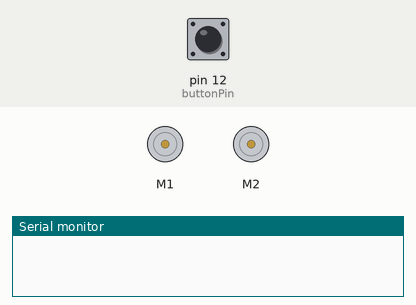
Bench run of a sketch on a simulated Arduino Uno, built with avr-gcc and run on an emulated ATmega328P. On the bench: 2 × DC motor (green arrow = forward, orange = backward, longer = faster), the last lines printed to the serial monitor. Inputs (shaded band) come from the test bench; at power-on: pin 12 (buttonPin) HIGH.

Above: at 1.2 s.
1.3 s: pin 12 (buttonPin) pulled LOW for 0.15 s
At 3.29 s:
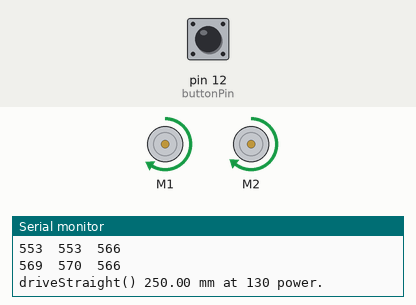
4.3 s: pin 12 (buttonPin) pulled LOW for 1 s
At 6.68 s:
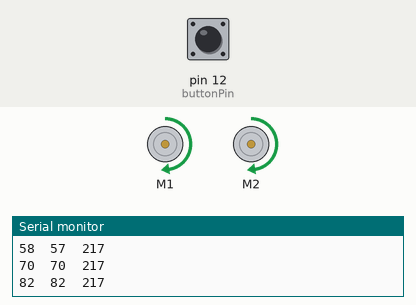
7.6 s: pin 12 (buttonPin) pulled LOW for 3.2 s
Timing chart, 0 to 15.0 s (numbered marks = the images above; inputs shaded):
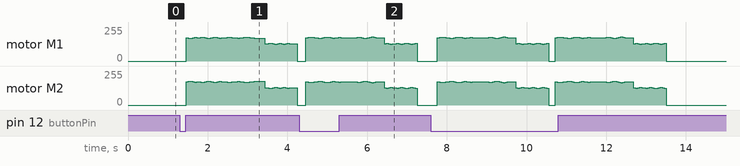

The sketch:

Project_1a_DriveStraight90cm.ino
```cpp
  /// Project 1a Drive 90cm
   /// Group: Steve, Jon, Matt


   /// Original Source taken from the following example in the Redbot library
   /// and modified by the project team

    /***********************************************************************
     * Exp7_3_DriveStraight -- RedBot Experiment 7.3
     *
     * Knowing where your robot is can be very important. The RedBot supports
     * the use of an encoder to track the number of revolutions each wheels has
     * made, so you can tell not only how far each wheel has traveled but how
     * fast the wheels are turning.
     *
     * This sketch was written by SparkFun Electronics, with lots of help from
     * the Arduino community. This code is completely free for any use.
     *
     * 8 Oct 2013 M. Hord
     * Revised, 31 Oct 2014 B. Huang
     ***********************************************************************/

     /**************
      * Project 1:
      * 1. Optimal parameters for good run found to be targetcount = targetcount - 38, speed 160 (for now), offset 4
      * 2. Optimal parameters for run 1 hold steady for speed of 180
      * 3. Parameters for 1 do not hold for speed of 190, increasing offset to 6 - worked well but trying 5 for better results.
      * Ended up performing worse than previously. Boosting to 6.5. Boosted to 7 and reduced targetcount to targetcount -= 32
      * Then to 29 , offset to 6.5
      * 4. Decided to add in the second slow speed portion. Reducing speed of fast phase to 180, offset reduced to 4.5, slow speed is 120.
      * TargetCount back to original status. Result: robot overshot by large margin. It might be the countsperrev is incorrect.
      * Changing to 188 instead of 192. 188 still overshot, changing to 184. Still overshot by a couple of centimeters. Reducing to 180.
      * Still overshot a tiny fraction. Reducing to 179. Just barely missed it.increasing to 179.5. THis seemed to work perfectly
      * Don't know why I needed to reduce the counter per rev. It should have been 192 but it overshoots beyond 90 cm. Maybe hall
      * effect sensor are not as well placed as originally though.
      *
      * Current  setup: CountsPerRev 179.5, slowing distance = 550, stop distance = 350, initial speed 180, slowing speed 120, target count
      * untouched, offset = 4.5
      *
      * 5. Slowing distance to 650, stop to 250, slowing speed to 130. Bumping up counts per rev 180.
      * Time: 3.832 seconds  Distance from 90 cm: almost dead center (mm difference)
      * Time: 3.494      Distance from 90: multiple centimeter awa
      * TIme: 3.384 seconds   Distance: a centimeter
      * TIme: 3.395 seconds   Distance: centimeter and a half
      *
      * Changing back to 179.5
      *
      * Time: 3.7699 seconds  Distance: a centimeter or so
      *
      * Moving around a bit much
      *
      * initial speed to 175, offset to 4
      *
      * A lot better, still off though reducing to 179.25
      *
      * Going to 178
      *
      * changed offset to 4.25 and then 4.65
      *
      * Changed countsperrev to 177.5
      *
      * Back to 178
      *
      * Final setup:
      *
      * TIme: 3.7771   Distance: a centimeter
      *
      * TIme: 3.919 seconds  Distance: couple centimeters
      *
      * 178.5 counts per rev and offset 4.5
      *
      * Offset to 4.3, countsperrev to 179.35
      *
      * Final parameters - slowing distance: 650 , stop distance: 250, initial speed: 175, slowing speed: 130, offset 4.3, countsperrev: 178.8
      */
    #include <RedBot.h>
    RedBotMotors motors;

    RedBotEncoder encoder = RedBotEncoder(A2, A3);
    int buttonPin = 12;
    int countsPerRev = 178.8;   // 4 pairs of N-S x 48:1 gearbox = 192 ticks per wheel rev. This should have worked but it overshot by half a foot

    float wheelDiam = 65;  // diam = 65mm
    float wheelCirc = PI*wheelDiam;  // Redbot wheel circumference = pi*D
    const float finalDistance = 900; // 90 cm, or 900 mm
    const float slowingDistance = 650;
    const float stopDistance = 250;
    const int initialSpeed = 175;
    const int slowingSpeed = 130;
      // variable used to offset motor power on right vs left to keep straight.
    const int offset = 4.3;  // offset amount to compensate Right vs. Left drive
    const int motorDelay = 50; // small time delay to allow motors to respond to offset change

    void setup()
    {
      pinMode(buttonPin, INPUT_PULLUP);
      Serial.begin(9600);
    }

    void loop(void)
    {
      // set the power for left & right motors on button press
      if (digitalRead(buttonPin) == LOW)
      {
        driveStraight(slowingDistance, initialSpeed);
        driveStraight(stopDistance,slowingSpeed);
        // now apply "brakes" to stop the motors.
        motors.brake();
      }
    }

    void driveStraight(float distance, int motorPower)
    {
      long lCount = 0;
      long rCount = 0;
      long targetCount;
      float numRev;

      // variables for tracking the left and right encoder counts
      long prevlCount, prevrCount;

      long lDiff, rDiff;  // diff between current encoder count and previous count

      // variables for setting left and right motor power
      int leftPower = motorPower;
      int rightPower = motorPower;

      numRev = distance / wheelCirc;  // calculate the target # of rotations
      targetCount = numRev * countsPerRev;    // calculate the target count

      // debug
      Serial.print("driveStraight() ");
      Serial.print(distance);
      Serial.print(" mm at ");
      Serial.print(motorPower);
      Serial.println(" power.");

      Serial.print("Target: ");
      Serial.print(numRev, 3);
      Serial.println(" revolutions.");
      Serial.println();

      // print out header
      Serial.print("Left\t");   // "Left" and tab
      Serial.print("Right\t");  // "Right" and tab
      Serial.println("Target count");
      Serial.println("============================");

      encoder.clearEnc(BOTH);    // clear the encoder count
      delay(100);  // short delay before starting the motors.

      motors.drive(motorPower);  // start motors

      while (rCount < targetCount)
      {
        // while the right encoder is less than the target count -- debug print
        // the encoder values and wait -- this is a holding loop.
        lCount = encoder.getTicks(LEFT);
        rCount = encoder.getTicks(RIGHT);
        Serial.print(lCount);
        Serial.print("\t");
        Serial.print(rCount);
        Serial.print("\t");
        Serial.println(targetCount);

        motors.leftDrive(leftPower);
        motors.rightDrive(rightPower);

        // calculate the rotation "speed" as a difference in the count from previous cycle.
        lDiff = (lCount - prevlCount);
        rDiff = (rCount - prevrCount);

        // store the current count as the "previous" count for the next cycle.
        prevlCount = lCount;
        prevrCount = rCount;

        // if left is faster than the right, slow down the left / speed up right
        if (lDiff > rDiff)
        {
          leftPower = leftPower - offset;
          rightPower = rightPower + offset;
        }
        // if right is faster than the left, speed up the left / slow down right
        else if (lDiff < rDiff)
        {
          leftPower = leftPower + offset;
          rightPower = rightPower - offset;
        }
        delay(motorDelay);  // short delay to give motors a chance to respond.
      }
    }
```
